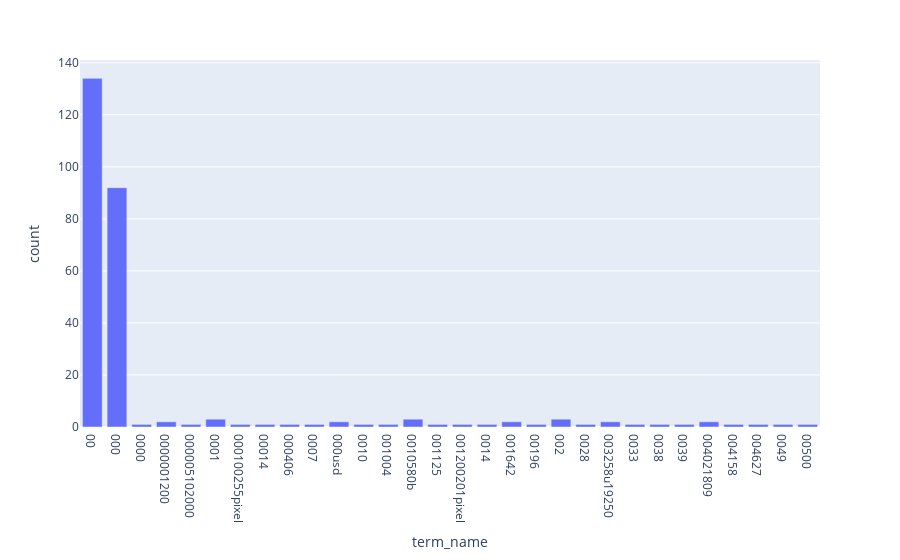

Write notebook code for a chart like this one.
### Markdown cell above
### >>> **Exercise 14 (take home):** 
The chart above only contains 300 vocabulary in the documents, and it's already computationally intensive to both compute and visualize. Can you efficiently reduce the number of terms you want to visualize as an exercise.

### Code cell
# Answer here
d = {'term_name': count_vect.get_feature_names_out()[:30], 'count': term_frequencies[:30]}
df = pd.DataFrame(data=d)

fig = px.bar(df, x='term_name', y='count')
fig.show()

### Figure 1 — Plotly figure (JSON) as saved in the notebook; plotly's stock layout.template omitted (floating-point values rounded to 4 significant figures)
{"data": [{"alignmentgroup": "True", "hovertemplate": "term_name=%{x}<br>count=%{y}<extra></extra>", "legendgroup": "", "marker": {"color": "#636efa", "pattern": {"shape": ""}}, "name": "", "offsetgroup": "", "orientation": "v", "showlegend": false, "textposition": "auto", "type": "bar", "x": ["00", "000", "0000", "0000001200", "000005102000", "0001", "000100255pixel", "00014", "000406", "0007", "000usd", "0010", "001004", "0010580b", "001125", "001200201pixel", "0014", "001642", "00196", "002", "0028", "003258u19250", "0033", "0038", "0039", "004021809", "004158", "004627", "0049", "00500"], "xaxis": "x", "y": [134, 92, 1, 2, 1, 3, 1, 1, 1, 1, 2, 1, 1, 3, 1, 1, 1, 2, 1, 3, 1, 2, 1, 1, 1, 2, 1, 1, 1, 1], "yaxis": "y"}], "layout": {"autosize": true, "barmode": "relative", "legend": {"tracegroupgap": 0}, "margin": {"t": 60}, "xaxis": {"anchor": "y", "autorange": true, "domain": [0, 1], "range": [-0.5, 29.5], "title": {"text": "term_name"}, "type": "category"}, "yaxis": {"anchor": "x", "autorange": true, "domain": [0, 1], "range": [0, 141.1], "title": {"text": "count"}, "type": "linear"}}}
